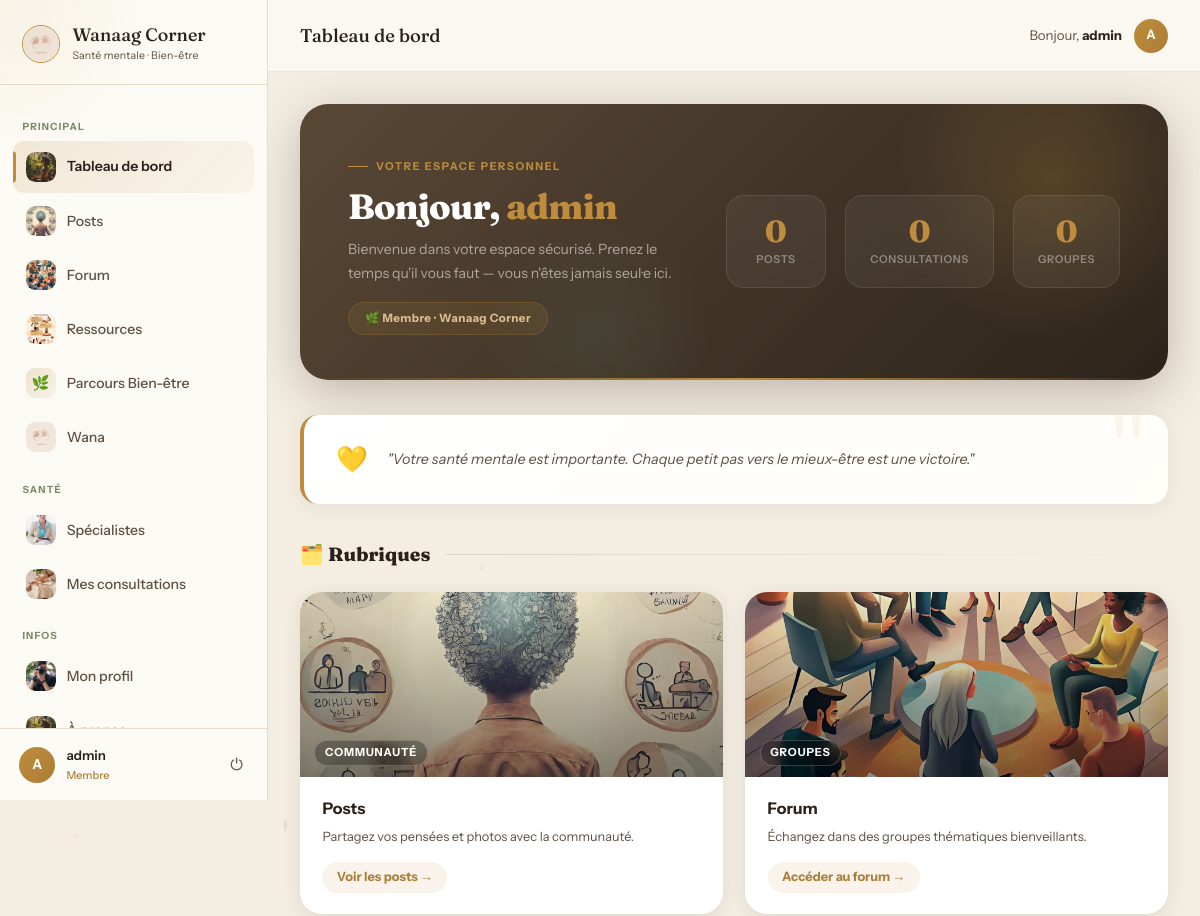
/dashboard/ (signed in, upper part), run on an earlier commit of the app's database.
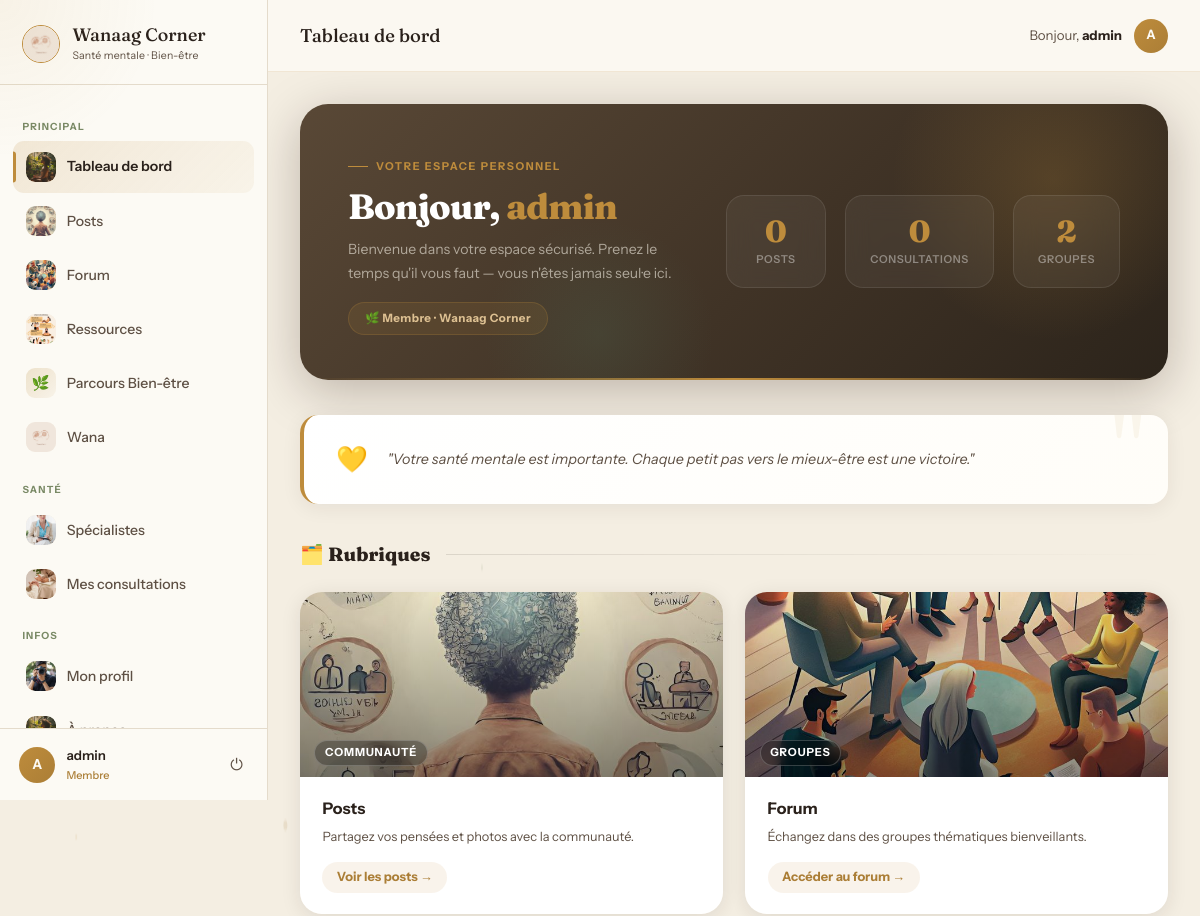
And on a later commit of the database.
### application/models.py (models this page shows, shortened)
class CustomUser(AbstractUser):
    pseudonyme = models.CharField(max_length=50, unique=True)
    email = models.EmailField(unique=True)
    photo = models.ImageField(upload_to='profiles/', blank=True, null=True, verbose_name="Photo de profil")
    bio = models.TextField(blank=True, max_length=300, verbose_name="Bio")
    USERNAME_FIELD = 'email'
    REQUIRED_FIELDS = ['username', 'pseudonyme']
    class Meta:
        verbose_name = 'Utilisateur'
        verbose_name_plural = 'Utilisateurs'

### application/views.py (the view)
# urls.py: path('dashboard/', views.dashboard, name='dashboard'),
@login_required
def dashboard(request):
    annonces = [a for a in Annonce.objects.filter(est_publiee=True).order_by('-est_epinglee', '-date_creation')[:10] if a.est_active]
    return render(request, 'application/dashboard.html', {'annonces': annonces})

### application/templates/application/dashboard.html (shortened to what this page needs)
{% extends 'application/base.html' %}
{% load static %}
{% block page_title %}Tableau de bord{% endblock %}
{% block content %}
<div class="dash-hero">
    <div class="hero-accent-line"></div>
    <div class="dash-hero-text">
        {% if user.psychologue_profile %}
        <div class="dash-hero-eyebrow">Espace Professionnel</div>
        <div class="dash-hero-title">Bienvenue, <span>{{ user.psychologue_profile.titre_nom }}</span></div>
        <div class="dash-hero-subtitle">
            Votre expertise fait la différence. Accompagnez vos patients avec bienveillance
            et guidez-les vers le bien-être qu'ils méritent.
        </div>
        <div class="dash-hero-badge">{{ user.psychologue_profile.icone_specialite }} {{ user.psychologue_profile.get_type_specialiste_display }} certifié · Wanaag Corner</div>
        {% else %}
        <div class="dash-hero-eyebrow">Votre espace personnel</div>
        <div class="dash-hero-title">Bonjour, <span>{{ user.pseudonyme }}</span></div>
        <div class="dash-hero-subtitle">
            Bienvenue dans votre espace sécurisé. Prenez le temps qu'il vous faut —
            vous n'êtes jamais seul·e ici.
        </div>
        <div class="dash-hero-badge">🌿 Membre · Wanaag Corner</div>
        {% endif %}
    </div>
    <div class="dash-hero-visual">
        <div class="dash-stat-pill">
            <div class="num">{{ user.posts.count }}</div>
            <div class="lbl">Posts</div>
        </div>
        {% if not user.psychologue_profile %}
        <div class="dash-stat-pill">
            <div class="num">{{ user.consultation_requests.count }}</div>
            <div class="lbl">Consultations</div>
        </div>
        {% endif %}
        <div class="dash-stat-pill">
            <div class="num">{{ user.joined_groups.count }}</div>
            <div class="lbl">Groupes</div>
        </div>
    </div>
</div>
<div class="dash-quote">
    <div class="dash-quote-icon">💛</div>
    <div class="dash-quote-text">
        "Votre santé mentale est importante. Chaque petit pas vers le mieux-être est une victoire."
    </div>
</div>
<div class="sec-title">🗂️ Rubriques</div>
<div class="modules-grid">
    <a href="{% url 'posts_feed' %}" class="module-card">
        <div class="module-bg">
            <img src="{% static 'images/posts.jpg' %}" alt="Posts">
            <span class="module-bg-label">Communauté</span>
        </div>
        <div class="module-body">
            <div class="module-title">Posts</div>
            <div class="module-desc">Partagez vos pensées et photos avec la communauté.</div>
            <div class="module-cta">Voir les posts →</div>
        </div>
    </a>
    <a href="{% url 'forum_home' %}" class="module-card">
        <div class="module-bg">
            <img src="{% static 'images/forum.jpg' %}" alt="Forum">
            <span class="module-bg-label">Groupes</span>
        </div>
        <div class="module-body">
            <div class="module-title">Forum</div>
            <div class="module-desc">Échangez dans des groupes thématiques bienveillants.</div>
            <div class="module-cta">Accéder au forum →</div>
        </div>
    </a>
</div>
{% endblock %}

### application/templates/application/base.html (shortened to what this page needs)
{% load static %}
<!DOCTYPE html>
<html lang="fr">
<head>
</head>
<body>
{% if user.is_authenticated %}
<aside class="sidebar" id="sidebar">
    <div class="sidebar-header">
        <img src="{% static 'images/logo.jpg' %}" alt="Logo" class="sidebar-logo-img">
        <div>
            <div class="sidebar-brand-name">Wanaag Corner</div>
            <div class="sidebar-brand-sub">Santé mentale · Bien-être</div>
        </div>
    </div>
    <nav class="sidebar-nav">
        <div class="nav-label">Principal</div>
        <a href="{% url 'dashboard' %}" class="nav-item {% if request.resolver_match.url_name == 'dashboard' %}active{% endif %}">
            <span class="nav-icon"><img src="{% static 'images/espace-bien-etre.jpg' %}" alt=""></span> Tableau de bord
        </a>
        <a href="{% url 'posts_feed' %}" class="nav-item {% if request.resolver_match.url_name == 'posts_feed' %}active{% endif %}">
            <span class="nav-icon"><img src="{% static 'images/posts.jpg' %}" alt=""></span> Posts
        </a>
        <a href="{% url 'forum_home' %}" class="nav-item {% if 'forum' in request.resolver_match.url_name %}active{% endif %}">
            <span class="nav-icon"><img src="{% static 'images/forum.jpg' %}" alt=""></span> Forum
        </a>
        <a href="{% url 'ressources_home' %}" class="nav-item {% if 'ressource' in request.resolver_match.url_name %}active{% endif %}">
            <span class="nav-icon"><img src="{% static 'images/ressources.jpg' %}" alt=""></span> Ressources
        </a>
        <a href="{% url 'parcours_home' %}" class="nav-item {% if 'parcours' in request.resolver_match.url_name %}active{% endif %}">
            <span class="nav-icon" style="background:linear-gradient(135deg,rgba(190,140,60,.22),rgba(190,140,60,.06));border-radius:9px;display:flex;align-items:center;justify-content:center;font-size:.9rem;">🌿</span> Parcours Bien-être
        </a>
        <a href="{% url 'chatbot' %}" class="nav-item {% if request.resolver_match.url_name == 'chatbot' %}active{% endif %}" style="position:relative;">
            <span class="nav-icon"><img src="{% static 'images/logo.jpg' %}" alt=""></span>
            Wana
        </a>
        {% if not user.psychologue_profile %}
        <div class="nav-label">Santé</div>
        <a href="{% url 'psychologues_list' %}" class="nav-item {% if request.resolver_match.url_name == 'psychologues_list' or request.resolver_match.url_name == 'specialistes_categorie' %}active{% endif %}">
            <span class="nav-icon"><img src="{% static 'images/psychologue.jpg' %}" alt=""></span> Spécialistes
        </a>
        <a href="{% url 'mes_consultations' %}" class="nav-item {% if 'consultation' in request.resolver_match.url_name %}active{% endif %}">
            <span class="nav-icon"><img src="{% static 'images/consultation.jpg' %}" alt=""></span> Mes consultations
        </a>
        {% endif %}
        <div class="nav-label">Infos</div>
        <a href="{% url 'profile' %}" class="nav-item {% if request.resolver_match.url_name == 'profile' %}active{% endif %}">
            <span class="nav-icon">
                {% if user.photo %}<img src="{{ user.photo.url }}" alt="" style="width:100%;height:100%;object-fit:cover;border-radius:9px;">
                {% else %}<img src="{% static 'images/photo-de-profil.jpg' %}" alt="">{% endif %}
            </span> Mon profil
        </a>
        <a href="{% url 'about' %}" class="nav-item {% if request.resolver_match.url_name == 'about' %}active{% endif %}">
            <span class="nav-icon"><img src="{% static 'images/espace-bien-etre.jpg' %}" alt=""></span> À propos
        </a>
    </nav>
    <div class="sidebar-user">
        <div class="avatar-sidebar">{{ user.pseudonyme|first|upper }}</div>
        <div class="sidebar-user-info">
            <div class="sidebar-user-name">{{ user.pseudonyme }}</div>
            <div class="sidebar-user-role">{% if user.psychologue_profile %}{{ user.psychologue_profile.icone_specialite }} {{ user.psychologue_profile.get_type_specialiste_display }}{% else %}Membre{% endif %}</div>
        </div>
        <form method="post" action="{% url 'logout' %}" style="margin:0;">
            <button type="submit" class="logout-btn" title="Déconnexion">⏻</button>
        </form>
    </div>
</aside>
<div class="app-main">
    <header class="app-topbar">
        <div class="topbar-left">
            <span class="topbar-title">{% block page_title %}Wanaag Corner{% endblock %}</span>
        </div>
        <div class="topbar-right">
            <span class="topbar-greeting">Bonjour, <strong>{{ user.pseudonyme }}</strong></span>
            <div class="avatar-topbar">{{ user.pseudonyme|first|upper }}</div>
        </div>
    </header>
    <div class="app-content">
{% endif %}
{% block content %}{% endblock %}
{% if user.is_authenticated %}
    </div>
</div>
{% endif %}
{% url 'chatbot' as wgtChatbotUrl %}
{% url 'group_chat' group.id as wgtGroupChatUrl %}
</body>
</html>

What changed in the data, as far as the page shows it:
changed CustomUser "admin": joined_groups.count "0" → "2"
